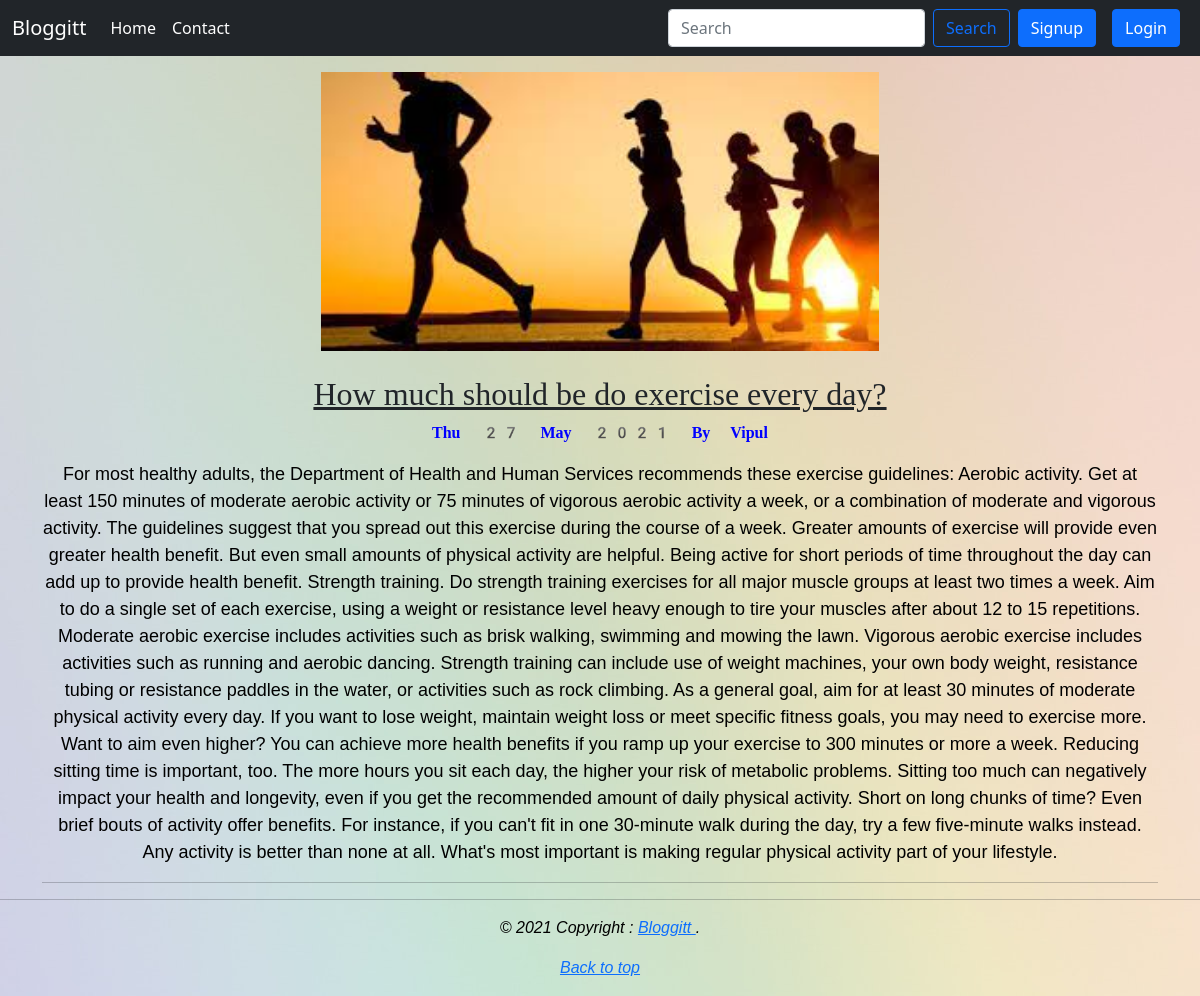
The app's page /blogview/how-much-should-be-d with its own data.
### blog/models.py (models this page shows, shortened)
class post(models.Model):
    Sno=models.AutoField(primary_key=True)
    title=models.CharField(max_length=50)
    slug = AutoSlugField(populate_from='title', max_length=20)
    user = models.ForeignKey(settings.AUTH_USER_MODEL, on_delete=models.CASCADE,blank=True,null=True)
    desc=models.TextField()
    time=models.DateTimeField(blank=True,auto_now=True)
    thumbnail=models.ImageField( upload_to='media')

### blog/views.py (the view)
# urls.py: path('blogview/<slug:slug>', views.blogview, name='blogview'),
def blogview(request, slug):
    blogs=post.objects.filter(slug=slug).first()
    return render(request,'blogview.html',{"Blog":blogs})

### templates/blogview.html (shortened to what this page needs)
{% extends 'base.html' %}
{% block body%}
<center>
 <div class = "container my-3" style="word-wrap: break-word;">
  {% if Blog.thumbnail %}
           <img src="{{Blog.thumbnail.url}}" width="50%" height="50%"/>
    {% endif %}
    <br>
    <h2 class="blog-post-title" style="font-style: normal;
    font-family: fangsong;
    text-decoration: underline;">{{Blog.title|capfirst|safe}}</h2>
      <strong><p class="blog-post-meta" style="color: blue;
       font-family: emoji;">{{Blog.time|date:"D d M Y"}} By {{Blog.user.first_name|capfirst}}</p></strong>
      <p style="
    font-family: sans-serif;
    font-size: large;
    color: black;">{{Blog.desc|capfirst}}</p>
      <hr>
</div>
</center>
{% endblock body%}

### records on screen
post: thumbnail (picture), title "How much should be do exercise every day?", time "Thu 27 May 2021", user.first_name "Vipul", desc "For most healthy adults, the Department of Health and Human Services recommends these exercise guidelines: Aerobic activity. Get at least 150 minutes of moderate aerobic activity or 75 minutes of vigorous aerobic activity a week, or a combination of moderate and vigorous activity. The guidelines suggest that you spread out this exercise during the course of a week. Greater amounts of exercise will provide even greater health benefit. But even small amounts of physical activity are helpful. Being active for short periods of time throughout the day can add up to provide health benefit. Strength training. Do strength training exercises for all major muscle groups at least two times a week. Aim…"
